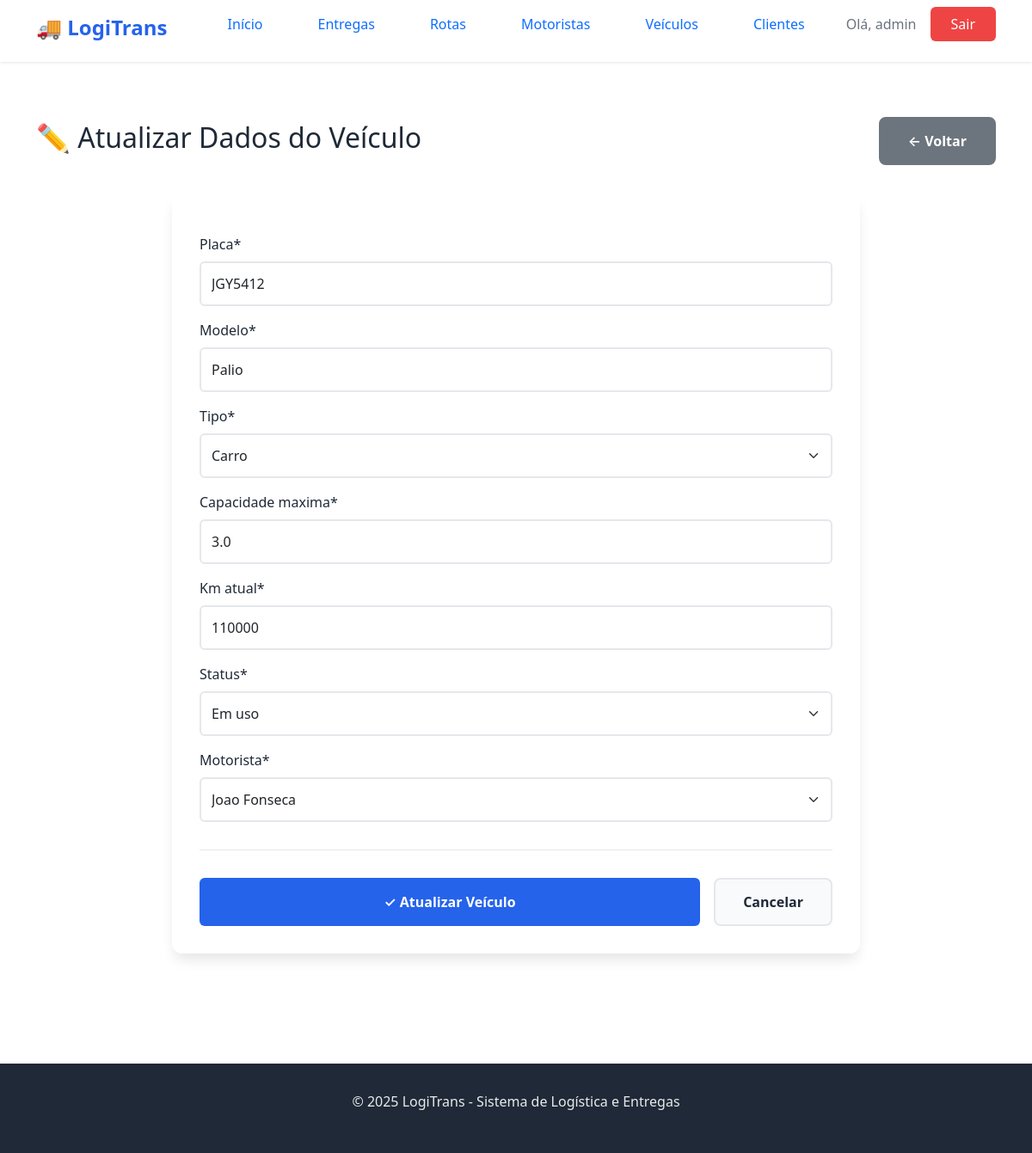
The page /atualizar_veiculo/1 (signed in) on the database its author committed.
### logistica/models.py (models this page shows, shortened)
class Veiculo(models.Model):
    STATUS_VEICULO = [
    ('disponivel', 'Disponível'),
    ('em_uso', 'Em uso'),
    ('manutencao', 'Manutenção'),
    ]
    TIPO_VEICULO = [
        ('carro', 'Carro'),
        ('van', 'Van'),
        ('caminha', 'Caminhão'),
    ]
    placa = models.CharField(max_length=100)
    modelo = models.CharField(max_length=100)
    tipo = models.CharField(max_length=100, choices=TIPO_VEICULO)
    capacidade_maxima = models.FloatField()
    km_atual = models.IntegerField()
    status = models.CharField(max_length=50, choices=STATUS_VEICULO, default='disponivel')
    motorista = models.ForeignKey(Motorista, on_delete=models.CASCADE)

### logistica/views.py (the view)
# urls.py: path('atualizar_veiculo/<int:id>', views.atualizar_veiculo, name='atualizar_veiculo'),
@login_required()
def atualizar_veiculo(request, id):
    veiculo = get_object_or_404(Veiculo, id=id)
    if request.method == 'POST':
        form = VeiculoForm(request.POST, instance=veiculo)
        if form.is_valid():
            form.save()
            messages.success(request, 'Dados atualizados com sucesso!')
            return redirect('list_veiculo')
    else:
        form = VeiculoForm(instance=veiculo)
    context = {
        'form': form
    }
    return render(request, 'log/atualizar_veiculo.html', context)

### logistica/forms.py
class VeiculoForm(forms.ModelForm):
    class Meta:
        model = Veiculo
        fields = "__all__"

### logistica/models.py (called while the page is built)
    def __str__(self):
        return self.nome

### logistica/templates/log/atualizar_veiculo.html (shortened to what this page needs)
{% extends 'log/base.html' %}
{% load crispy_forms_tags %}
{% block content %}
<section class="page-section">
    <div class="container">
        <div class="page-header">
            <h1>✏️ Atualizar Dados do Veículo</h1>
            <a href="{% url 'list_veiculo' %}" class="btn-secondary">← Voltar</a>
        </div>
        <div class="form-card">
            <form method="post" enctype="multipart/form-data" class="form-styled">
                {{ form|crispy }}
                <div class="form-actions">
                    <button type="submit" class="btn-submit">
                        <span>✓</span> Atualizar Veículo
                    </button>
                    <a href="{% url 'list_veiculo' %}" class="btn-cancel">Cancelar</a>
                </div>
            </form>
        </div>
    </div>
</section>
{% endblock %}

### logistica/templates/log/base.html (shortened to what this page needs)
{% load static %}
<html lang="pt-BR">
<head>
    <link rel="stylesheet" href="{% static 'log/style.css' %}">
    <link href="https://cdn.jsdelivr.net/npm/bootstrap@5.0.0-beta2/dist/css/bootstrap.min.css" rel="stylesheet">
</head>
<body>
    <nav class="navbar">
        <div class="container">
            <div class="nav-brand">
                <h1>🚚 LogiTrans</h1>
            </div>
            <ul class="nav-menu">
                <li><a href="{% url 'home' %}" class="nav-link">Início</a></li>
                {% if user.is_authenticated %}
                    <li><a href="{% url 'list_entrega' %}" class="nav-link">Entregas</a></li>
                    <li><a href="{% url 'list_rota' %}" class="nav-link">Rotas</a></li>
                    <li><a href="{% url 'list_motorista' %}" class="nav-link">Motoristas</a></li>
                    <li><a href="{% url 'list_veiculo' %}" class="nav-link">Veículos</a></li>
                    <li><a href="{% url 'list_cliente' %}" class="nav-link">Clientes</a></li>
                    <li class="user-info">
                        <span>Olá, {{ user.username }}</span>
                        <a href="{% url 'logout' %}" class="btn-logout">Sair</a>
                    </li>
                {% else %}
                    <li><a href="{% url 'login' %}" class="btn-login">Entrar</a></li>
                {% endif %}
            </ul>
        </div>
    </nav>
    <main class="main-content">
        {% block content %}
        {% endblock %}
    </main>
    <footer class="footer">
        <div class="container">
            <p>&copy; 2025 LogiTrans - Sistema de Logística e Entregas</p>
        </div>
    </footer>
</body>
</html>

### logistica/static/log/style.css (style rules this page uses)
* { margin: 0; padding: 0; box-sizing: border-box; }
:root { --primary-color: #2563eb; --primary-dark: #1e40af; --secondary-color: #10b981; --danger-color: #ef4444; --warning-color: #f59e0b; --text-primary: #1f2937; --text-secondary: #6b7280; --bg-light: #f9fafb; --bg-white: #ffffff; --border-color: #e5e7eb; --shadow: 0 1px 3px rgba(0, 0, 0, 0.1); --shadow-lg: 0 10px 15px -3px rgba(0, 0, 0, 0.1); }
body { font-family: 'Segoe UI', Tahoma, Geneva, Verdana, sans-serif; color: var(--text-primary); background-color: var(--bg-light); line-height: 1.6; }
.container { max-width: 1200px; margin: 0 auto; padding: 0 20px; }
.navbar { background-color: var(--bg-white); box-shadow: var(--shadow); position: sticky; top: 0; z-index: 1000; padding: 1rem 0; }
.navbar .container { display: flex; justify-content: space-between; align-items: center; }
.nav-brand h1 { font-size: 1.5rem; color: var(--primary-color); font-weight: 700; }
.nav-menu { display: flex; list-style: none; gap: 2rem; align-items: center; }
.nav-link { color: var(--text-primary); text-decoration: none; font-weight: 500; transition: color 0.3s; }
.user-info { display: flex; align-items: center; gap: 1rem; }
.user-info span { color: var(--text-secondary); }
.btn-login, .btn-logout { background-color: var(--primary-color); color: white; padding: 0.5rem 1.5rem; border-radius: 6px; text-decoration: none; font-weight: 500; transition: background-color 0.3s; }
.btn-logout { background-color: var(--danger-color); }
.main-content { min-height: calc(100vh - 200px); padding: 2rem 0; }
.form-control { width: 100%; padding: 0.75rem; border: 2px solid var(--border-color); border-radius: 6px; font-size: 1rem; transition: border-color 0.3s; }
.btn-submit { width: 100%; background-color: var(--primary-color); color: white; padding: 0.875rem; border: none; border-radius: 6px; font-size: 1rem; font-weight: 600; cursor: pointer; transition: background-color 0.3s; }
.btn-secondary { background-color: var(--bg-light); color: var(--text-primary); padding: 0.875rem 2rem; border-radius: 8px; text-decoration: none; font-weight: 600; display: inline-block; transition: background-color 0.3s; border: 2px solid var(--border-color); }
.page-section { padding: 2rem 0; }
.form-card { background: var(--bg-white); border-radius: 12px; box-shadow: var(--shadow-lg); padding: 2rem; max-width: 800px; margin: 0 auto; }
.form-styled { margin-top: 1rem; }
.form-styled label { display: block; margin-bottom: 0.5rem; color: var(--text-primary); font-weight: 500; }
.form-styled input[type="text"], .form-styled input[type="email"], .form-styled input[type="number"], .form-styled input[type="tel"], .form-styled input[type="file"], .form-styled select, .form-styled textarea { width: 100%; padding: 0.75rem; border: 2px solid var(--border-color); border-radius: 6px; font-size: 1rem; transition: border-color 0.3s; font-family: inherit; }
.form-actions { display: flex; gap: 1rem; margin-top: 2rem; padding-top: 2rem; border-top: 1px solid var(--border-color); }
.btn-cancel { background-color: var(--bg-light); color: var(--text-primary); padding: 0.875rem 2rem; border-radius: 8px; text-decoration: none; font-weight: 600; display: inline-block; transition: background-color 0.3s; border: 2px solid var(--border-color); }
.page-header { display: flex; justify-content: space-between; align-items: center; margin-bottom: 2rem; }
.page-header h1 { font-size: 2rem; color: var(--text-primary); }
.footer { background-color: var(--text-primary); color: white; text-align: center; padding: 2rem 0; margin-top: 4rem; }
.footer p { opacity: 0.9; }

### rows shown on the page
Veiculo: placa "JGY5412", modelo "Palio", tipo "Carro", capacidade_maxima "3.0", km_atual "110000", status "Em uso", motorista "Joao Fonseca"

### other values the page prints
{{ user.username }} "admin"
